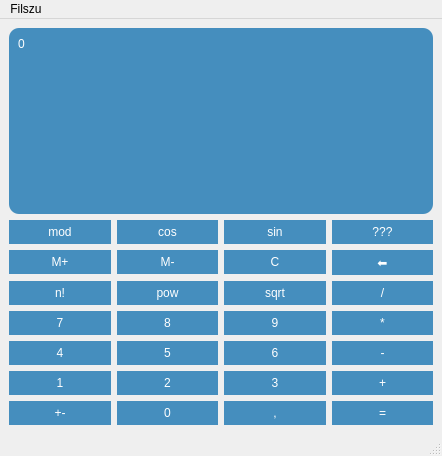
<?xml version="1.0" encoding="UTF-8"?>
<ui version="4.0">
 <class>MainWindow</class>
 <widget class="QMainWindow" name="MainWindow">
  <property name="geometry">
   <rect>
    <x>0</x>
    <y>0</y>
    <width>442</width>
    <height>456</height>
   </rect>
  </property>
  <property name="cursor">
   <cursorShape>PointingHandCursor</cursorShape>
  </property>
  <property name="windowTitle">
   <string>MainWindow</string>
  </property>
  <property name="styleSheet">
   <string notr="true">QPushButton{
	 background-color: rgb(69, 142, 190);
    border: 3p x solid rgb(29, 62, 83);
border-radius: 25px;
    padding: 5px;
color: #fff;
}
QPushButton:pressed{
	 background-color: rgb(70, 122, 190);
}</string>
  </property>
  <widget class="QWidget" name="centralwidget">
   <layout class="QGridLayout" name="gridLayout">
    <item row="7" column="2">
     <widget class="QPushButton" name="btn3">
      <property name="text">
       <string>3</string>
      </property>
     </widget>
    </item>
    <item row="8" column="1">
     <widget class="QPushButton" name="btn0">
      <property name="text">
       <string>0</string>
      </property>
     </widget>
    </item>
    <item row="6" column="1">
     <widget class="QPushButton" name="btn5">
      <property name="text">
       <string>5</string>
      </property>
     </widget>
    </item>
    <item row="8" column="3">
     <widget class="QPushButton" name="btnResult">
      <property name="text">
       <string>=</string>
      </property>
     </widget>
    </item>
    <item row="5" column="0">
     <widget class="QPushButton" name="btn7">
      <property name="styleSheet">
       <string notr="true"/>
      </property>
      <property name="text">
       <string>7</string>
      </property>
     </widget>
    </item>
    <item row="2" column="0">
     <widget class="QPushButton" name="btnM">
      <property name="text">
       <string>M+</string>
      </property>
     </widget>
    </item>
    <item row="7" column="3">
     <widget class="QPushButton" name="btnPlus">
      <property name="text">
       <string>+</string>
      </property>
     </widget>
    </item>
    <item row="5" column="1">
     <widget class="QPushButton" name="btn8">
      <property name="text">
       <string>8</string>
      </property>
     </widget>
    </item>
    <item row="7" column="1">
     <widget class="QPushButton" name="btn2">
      <property name="text">
       <string>2</string>
      </property>
     </widget>
    </item>
    <item row="6" column="2">
     <widget class="QPushButton" name="btn6">
      <property name="text">
       <string>6</string>
      </property>
     </widget>
    </item>
    <item row="2" column="2">
     <widget class="QPushButton" name="btnC">
      <property name="text">
       <string>C</string>
      </property>
     </widget>
    </item>
    <item row="0" column="0" colspan="4">
     <widget class="QTextEdit" name="te_result">
      <property name="sizePolicy">
       <sizepolicy hsizetype="Expanding" vsizetype="Expanding">
        <horstretch>0</horstretch>
        <verstretch>0</verstretch>
       </sizepolicy>
      </property>
      <property name="styleSheet">
       <string notr="true">QTextEdit{
 background-color: rgb(69, 142, 190);
    border: 1p x solid rgb(29, 62, 83);
    border-radius: 10px;
    padding: 5px;
color: #fff;

}</string>
      </property>
      <property name="html">
       <string>&lt;!DOCTYPE HTML PUBLIC &quot;-//W3C//DTD HTML 4.0//EN&quot; &quot;http://www.w3.org/TR/REC-html40/strict.dtd&quot;&gt;
&lt;html&gt;&lt;head&gt;&lt;meta name=&quot;qrichtext&quot; content=&quot;1&quot; /&gt;&lt;meta charset=&quot;utf-8&quot; /&gt;&lt;style type=&quot;text/css&quot;&gt;
p, li { white-space: pre-wrap; }
hr { height: 1px; border-width: 0; }
li.unchecked::marker { content: &quot;\2610&quot;; }
li.checked::marker { content: &quot;\2612&quot;; }
&lt;/style&gt;&lt;/head&gt;&lt;body style=&quot; font-family:'Segoe UI'; font-size:9pt; font-weight:400; font-style:normal;&quot;&gt;
&lt;p style=&quot; margin-top:0px; margin-bottom:0px; margin-left:0px; margin-right:0px; -qt-block-indent:0; text-indent:0px;&quot;&gt;0&lt;/p&gt;&lt;/body&gt;&lt;/html&gt;</string>
      </property>
     </widget>
    </item>
    <item row="1" column="2">
     <widget class="QPushButton" name="btnSin">
      <property name="text">
       <string>sin</string>
      </property>
     </widget>
    </item>
    <item row="6" column="3">
     <widget class="QPushButton" name="btnMinus">
      <property name="text">
       <string>-</string>
      </property>
     </widget>
    </item>
    <item row="7" column="0">
     <widget class="QPushButton" name="btn1">
      <property name="text">
       <string>1</string>
      </property>
     </widget>
    </item>
    <item row="5" column="3">
     <widget class="QPushButton" name="btnMultiply">
      <property name="text">
       <string>*</string>
      </property>
     </widget>
    </item>
    <item row="8" column="2">
     <widget class="QPushButton" name="btnPoint">
      <property name="text">
       <string>,</string>
      </property>
     </widget>
    </item>
    <item row="2" column="1">
     <widget class="QPushButton" name="btnMMinus">
      <property name="text">
       <string>M-</string>
      </property>
     </widget>
    </item>
    <item row="3" column="3">
     <widget class="QPushButton" name="btnDivide">
      <property name="text">
       <string>/</string>
      </property>
     </widget>
    </item>
    <item row="3" column="2">
     <widget class="QPushButton" name="btnSqrt">
      <property name="text">
       <string>sqrt</string>
      </property>
     </widget>
    </item>
    <item row="6" column="0">
     <widget class="QPushButton" name="btn4">
      <property name="text">
       <string>4</string>
      </property>
     </widget>
    </item>
    <item row="3" column="1">
     <widget class="QPushButton" name="btnPow">
      <property name="text">
       <string>pow</string>
      </property>
     </widget>
    </item>
    <item row="1" column="0">
     <widget class="QPushButton" name="btnMod">
      <property name="text">
       <string>mod</string>
      </property>
     </widget>
    </item>
    <item row="5" column="2">
     <widget class="QPushButton" name="btn9">
      <property name="text">
       <string>9</string>
      </property>
     </widget>
    </item>
    <item row="1" column="1">
     <widget class="QPushButton" name="btnCos">
      <property name="text">
       <string>cos</string>
      </property>
     </widget>
    </item>
    <item row="2" column="3">
     <widget class="QPushButton" name="btnDel">
      <property name="text">
       <string>⬅</string>
      </property>
     </widget>
    </item>
    <item row="8" column="0">
     <widget class="QPushButton" name="btnSignChange">
      <property name="text">
       <string>+-</string>
      </property>
     </widget>
    </item>
    <item row="1" column="3">
     <widget class="QPushButton" name="btnMysteryButton">
      <property name="text">
       <string>???</string>
      </property>
     </widget>
    </item>
    <item row="3" column="0">
     <widget class="QPushButton" name="btnFactorial">
      <property name="text">
       <string>n!</string>
      </property>
     </widget>
    </item>
   </layout>
  </widget>
  <widget class="QMenuBar" name="menubar">
   <property name="geometry">
    <rect>
     <x>0</x>
     <y>0</y>
     <width>442</width>
     <height>21</height>
    </rect>
   </property>
   <widget class="QMenu" name="menuFilszu">
    <property name="title">
     <string>Filszu</string>
    </property>
   </widget>
   <addaction name="menuFilszu"/>
  </widget>
  <widget class="QStatusBar" name="statusbar"/>
 </widget>
 <resources/>
 <connections/>
</ui>
